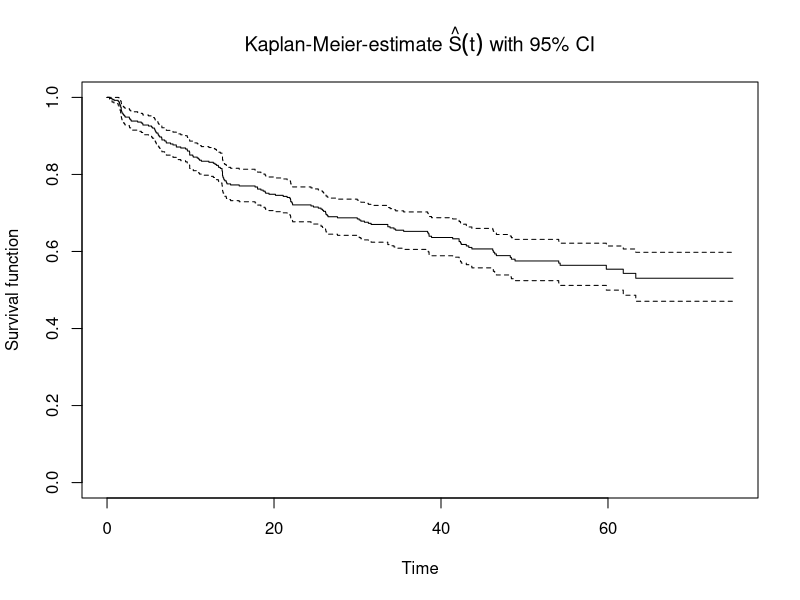
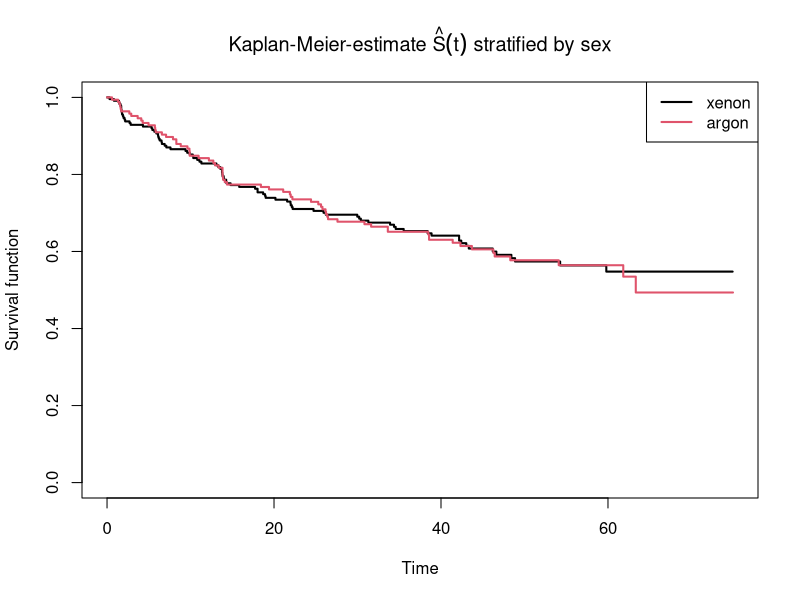

These charts were generated, in order, by the following R code:
## ---- chunk 1
library(survival)
dat <- diabetic

# look at data:
?diabetic
head(dat)
## ---- chunk 2
# compute the Kaplan Meier estimate of the survival function
KM1 <- survfit(Surv(time, status) ~ 1, data = dat)

# Look at the results (in table form)
summary(KM1)

# Look at the plot:
plot(KM1, main = expression(paste("Kaplan-Meier-estimate ", hat(S)(t), " with 95% CI")), ylab = "Survival function", xlab = "Time")

# Stratify this by treatment:
KM2 <- survfit(Surv(time, status) ~ laser, data = dat)
plot(KM2, main = expression(paste("Kaplan-Meier-estimate ", hat(S)(t), " stratified by sex")), ylab = "Survival function", xlab = "Time", lwd=2, col=1:2)
legend(x="topright", col = 1:2, lwd = 2, legend=c("xenon", "argon"))

# perform log-rank test:
survdiff(Surv(time, status) ~ laser, data = dat)
# Interpretation: no effect of treatment on the outcome = time-to-visual loss.
